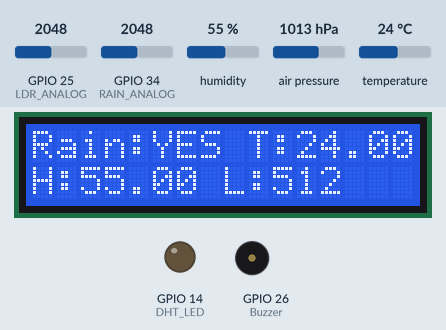
The sketch below on a simulated ESP32. On the bench: 16×2 character LCD, output pins drawn as LEDs (lit = HIGH), buzzer (waves = sounding, pin HIGH). The test bench sets the inputs (shaded band); at power-on: GPIO 34 (RAIN_ANALOG) = 2048, humidity 55 %, air pressure 1013 hPa, GPIO 25 (LDR_ANALOG) = 2048, temperature 24 °C (analog values on the 0–4095 scale). WiFi joins after 1.5 s; servers stay silent unless stated; web services answer with replies made up by the test bench; what the sketch prints to the serial monitor is not drawn.

Above: at 5.2 s.
5.3 s: GPIO 34 (RAIN_ANALOG) set to 3139
12.0 s: GPIO 34 (RAIN_ANALOG) set to 3271
At 19.4 s:
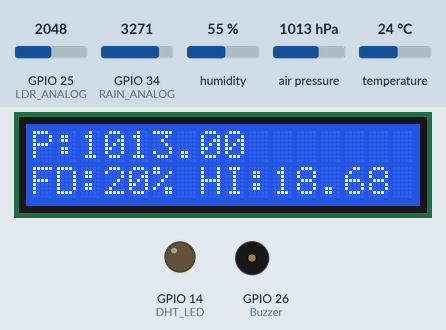
19.5 s: humidity set to 78 %
At 23.2 s:
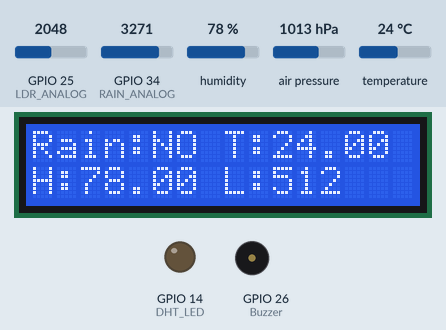
26.8 s: humidity set to 81 %
At 28.9 s:
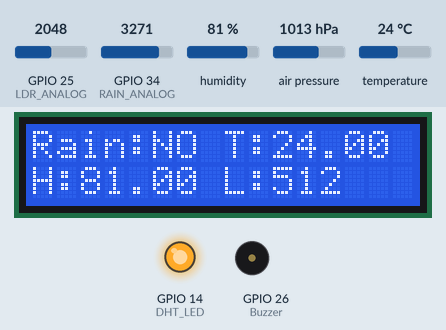
34.3 s: GPIO 34 (RAIN_ANALOG) set to 2960
At 38.3 s:
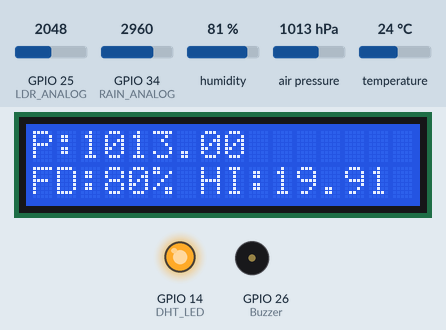
41.8 s: air pressure set to 952 hPa
At 44.0 s:
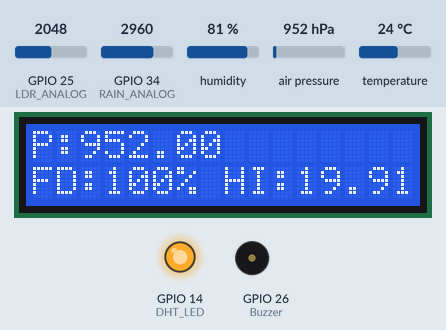
Timing chart, 0 to 50.3 s (numbered marks = the images above; inputs shaded):
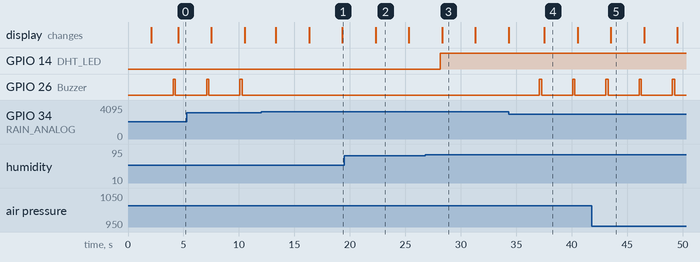

The sketch:

Complete_code_online_DHT11__functionalLCD_UnfunctionalLDR.ino
```cpp
#include <DHT.h>
#include <Wire.h>
#include <LiquidCrystal_I2C.h>
#include <Adafruit_Sensor.h>
#include <Adafruit_BMP085_U.h>
#include <WiFi.h>
#include <HTTPClient.h>

// Wi-Fi Credentials
const char* ssid = "Galaxy A21S";
const char* password = "14141414";

// ThingSpeak API Credentials
const char* server = "http://api.thingspeak.com/update";
const char* apiKey = "OP69QZXZU16XN4R9";

// Pin Definitions
#define RAIN_ANALOG 34         // Analog pin for rain sensor
#define LDR_ANALOG 25          // Analog pin for LDR sensor
#define Buzzer 26              // Digital pin for rain buzzer
#define DHT_SENSOR_PIN 13      // ESP32 pin GPIO13 connected to DHT11 sensor
#define DHT_SENSOR_TYPE DHT11  // Define DHT sensor type
#define DHT_LED 14             // LED for flash flood probability
#define I2C_SDA 21             // I2C SDA pin for both devices
#define I2C_SCL 22             // I2C SCL pin for both devices

// Initialize DHT, LCD, and BMP-180
DHT dht_sensor(DHT_SENSOR_PIN, DHT_SENSOR_TYPE);
LiquidCrystal_I2C lcd(0x27, 16, 2); // I2C address 0x27, 16x2 LCD
Adafruit_BMP085_Unified bmp = Adafruit_BMP085_Unified(10085);

// Timing variables
unsigned long lastDisplayTime = 0;    // Timing for LCD updates
unsigned long lastMeasurementTime = 0; // Timing for measurements
unsigned long lastBuzzerTime = 0;     // Timing for rain detection buzzer
bool displayToggle = false;           // Toggles between LCD screens

// Rain threshold for detection
const int rainThreshold = 800;

void setup() {
  // Initialize serial communication
  Serial.begin(9600);

  // Connect to Wi-Fi
  WiFi.begin(ssid, password);
  Serial.print("Connecting to Wi-Fi");
  while (WiFi.status() != WL_CONNECTED) {
    delay(1000);
    Serial.print(".");
  }
  Serial.println("Connected!");

  // Initialize rain sensor, LDR, buzzer, and flood LED
  pinMode(RAIN_ANALOG, INPUT);
  pinMode(LDR_ANALOG, INPUT);
  analogReadResolution(10); // Set ADC resolution to 10 bits
  pinMode(Buzzer, OUTPUT);
  pinMode(DHT_LED, OUTPUT);

  // Initialize I2C bus
  Wire.begin(I2C_SDA, I2C_SCL);

  // Initialize the DHT sensor
  dht_sensor.begin();

  // Initialize the LCD
  lcd.init();
  lcd.backlight();

  // Initialize the BMP-180 sensor
  if (!bmp.begin()) {
    Serial.println("Error: BMP-180 sensor not found. Check wiring!");
    lcd.setCursor(0, 0);
    lcd.print("BMP-180 Error!");
    while (1); // Halt execution if BMP-180 fails
  }

  Serial.println("Flash Flood Monitoring System Initialized");
  lcd.setCursor(0, 0);
  lcd.print("System Init...");
  delay(2000);
}

void loop() {
  unsigned long currentTime = millis(); // Get the current time

  // Take measurements every 3 seconds
  if (currentTime - lastMeasurementTime >= 3000) {
    lastMeasurementTime = currentTime;

    // Read rain sensor data
    int rain_amount = analogRead(RAIN_ANALOG);
    bool isRaining = (rain_amount < rainThreshold);

    // Trigger buzzer if rain is detected
    if (isRaining && currentTime - lastBuzzerTime >= 1000) { // Buzzer rings every second
      digitalWrite(Buzzer, HIGH);
      delay(200); // Buzzer on for 200ms
      digitalWrite(Buzzer, LOW);
      lastBuzzerTime = currentTime;
    }

    // Read LDR sensor data
    int ldr_value = analogRead(LDR_ANALOG);

    // Read temperature, humidity, and pressure
    float temperature = dht_sensor.readTemperature();
    float humidity = dht_sensor.readHumidity();
    sensors_event_t bmp_event;
    bmp.getEvent(&bmp_event);
    float pressure = bmp_event.pressure;

    // Calculate heat index
    float heat_index = dht_sensor.computeHeatIndex(temperature, humidity);

    // Calculate flash flood likelihood
    int flashFloodLikelihood = calculateFloodLikelihood(temperature, humidity, pressure, ldr_value);

    // Respond to flash flood likelihood with LED
    if (flashFloodLikelihood >= 70) {
      digitalWrite(DHT_LED, HIGH);
    } else {
      digitalWrite(DHT_LED, LOW);
    }

    // Log readings to serial monitor
    Serial.println("===== Sensor Readings =====");
    Serial.print("Rain: ");
    Serial.println(isRaining ? "YES" : "NO");
    Serial.print("Rain Amount: ");
    Serial.println(rain_amount);
    Serial.print("Temperature (°C): ");
    Serial.println(temperature);
    Serial.print("Humidity (%): ");
    Serial.println(humidity);
    Serial.print("Heat Index (°C): ");
    Serial.println(heat_index);
    Serial.print("Pressure (hPa): ");
    Serial.println(pressure);
    Serial.print("LDR Value: ");
    Serial.println(ldr_value);
    Serial.print("Flood Likelihood (%): ");
    Serial.println(flashFloodLikelihood);
    Serial.println("===========================");

    // Alternate LCD display every second
    if (currentTime - lastDisplayTime >= 1000) {
      lastDisplayTime = currentTime;
      displayToggle = !displayToggle;

      if (displayToggle) {
        // First screen: Rain, Temperature, Humidity, and LDR
        lcd.clear();
        lcd.setCursor(0, 0);
        lcd.print("Rain:");
        lcd.print(isRaining ? "YES" : "NO");
        lcd.print(" T:");
        lcd.print(temperature);

        lcd.setCursor(0, 1);
        lcd.print("H:");
        lcd.print(humidity);
        lcd.print(" L:");
        lcd.print(ldr_value);
      } else {
        // Second screen: Pressure, Flood Likelihood, and Heat Index
        lcd.clear();
        lcd.setCursor(0, 0);
        lcd.print("P:");
        lcd.print(pressure);
        lcd.setCursor(0, 1);
        lcd.print("FD:");
        lcd.print(flashFloodLikelihood);
        lcd.print("% HI:");
        lcd.print(heat_index);
      }
    }

    // Send data to ThingSpeak
    sendToThingSpeak(temperature, humidity, pressure, ldr_value, isRaining, flashFloodLikelihood, heat_index, rain_amount);
  }
}

// Function to send data to ThingSpeak
void sendToThingSpeak(float temperature, float humidity, float pressure, int ldr_value, bool isRaining, int floodLikelihood, float heatIndex, int rain_amount) {
  if (WiFi.status() == WL_CONNECTED) {
    HTTPClient http;
    String url = String(server) + "?api_key=" + apiKey +
                 "&field1=" + String(temperature) +
                 "&field2=" + String(humidity) +
                 "&field3=" + String(pressure) +
                 "&field4=" + String(ldr_value) +
                 "&field5=" + String(rain_amount) +  // use the rain_amount here
                 "&field6=" + String(floodLikelihood) +
                 "&field7=" + String(heatIndex) +
                 "&field8=" + String(isRaining ? 1 : 0);

    http.begin(url);
    int httpResponseCode = http.GET();
    if (httpResponseCode > 0) {
      Serial.println("Data sent to ThingSpeak successfully.");
    } else {
      Serial.print("Error sending data: ");
      Serial.println(httpResponseCode);
    }
    http.end();
  } else {
    Serial.println("Wi-Fi not connected.");
  }
}

// Function to calculate flash flood likelihood
int calculateFloodLikelihood(float temperature, float humidity, float pressure, int ldr_value) {
  int likelihood = 0;

  // Start with humidity-based calculation
  if (humidity >= 50) {
    if (humidity < 60) likelihood = 20;
    else if (humidity < 80) likelihood = 50;
    else likelihood = 80;

    // Adjust based on temperature
    if (temperature < 20) likelihood += 10;
    if (temperature > 30) likelihood -= 10;
    if (temperature > 35) likelihood -= 10;

    // Adjust based on pressure (low pressure indicates potential storms)
    if (pressure < 1000) likelihood += 10;
    if (pressure < 980) likelihood += 20;

    // Adjust based on LDR (low light may indicate heavy clouds or night)
    if (ldr_value < 500) likelihood += 10; // Low light increases likelihood
  }

  // Ensure bounds
  likelihood = constrain(likelihood, 0, 100);

  return likelihood;
}
```

Measured:
- the behaviour switches between 3199 and 3200 on GPIO 34 (RAIN_ANALOG) (found by bisection; images 0 and 1)
- the behaviour switches between 79 and 80 % on humidity (found by bisection; images 2 and 3)
- after the input at 12.0 s, GPIO 26 (Buzzer): stops changing and stays LOW
- after the input at 19.5 s, the display: changes after 2.8 s (image 2)
- after the input at 26.8 s, GPIO 14 (DHT_LED): LOW → HIGH after 1.3 s
- after the input at 34.3 s, GPIO 26 (Buzzer): alternates HIGH for 0.20 s and LOW for 2.8 s, starting after 2.8 s
- after the input at 41.8 s, the display: changes after 1.7 s (image 5)
- by itself, GPIO 26 (Buzzer): alternates HIGH for 0.20 s and LOW for 2.8 s
